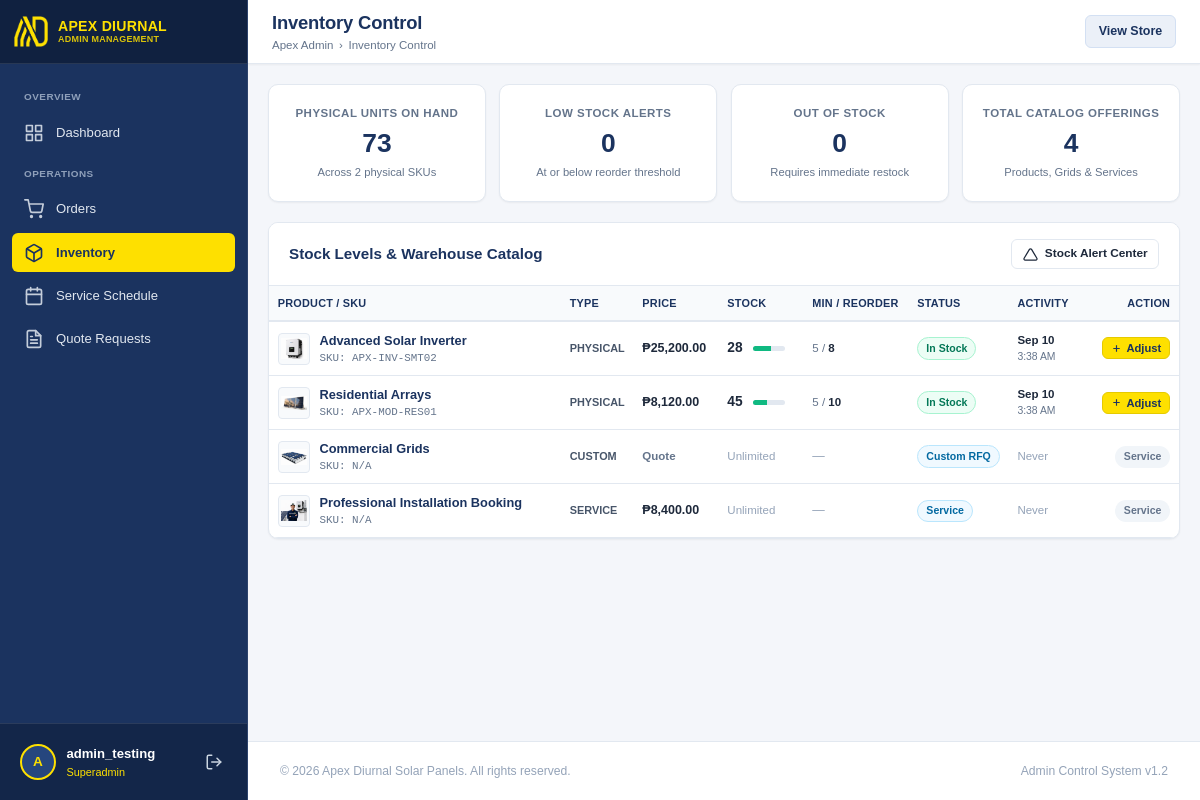
The page /admin/inventory/index.php (signed in) on the database its author committed.
### tables this page shows
CREATE TABLE IF NOT EXISTS inventory (
    id INT AUTO_INCREMENT PRIMARY KEY,
    product_id VARCHAR(50) NOT NULL UNIQUE,
    sku VARCHAR(50) NOT NULL UNIQUE,
    current_stock INT NOT NULL DEFAULT 0,
    min_stock_level INT NOT NULL DEFAULT 5,
    max_stock_level INT NOT NULL DEFAULT 100,
    reorder_point INT NOT NULL DEFAULT 10,
    last_updated TIMESTAMP DEFAULT CURRENT_TIMESTAMP ON UPDATE CURRENT_TIMESTAMP,
    FOREIGN KEY (product_id) REFERENCES products(id) ON DELETE CASCADE
);

CREATE TABLE IF NOT EXISTS products (
    id VARCHAR(50) PRIMARY KEY,
    name VARCHAR(255) NOT NULL,
    type ENUM('physical', 'service', 'custom') NOT NULL DEFAULT 'physical',
    base_price DECIMAL(10,2) NOT NULL DEFAULT 0.00,
    description TEXT,
    image VARCHAR(255),
    is_active TINYINT(1) NOT NULL DEFAULT 1,
    created_at TIMESTAMP DEFAULT CURRENT_TIMESTAMP
);

### admin/inventory/sync.php (called while the page is built, shortened)
<?php
function getInventoryItems(): array {
    $db = getConnection();
    $sql = "
        SELECT
            p.id AS product_id,
            p.name AS product_name,
            p.type AS product_type,
            p.base_price,
            p.image,
            COALESCE(i.id, 0) AS inventory_id,
            COALESCE(i.sku, 'N/A') AS sku,
            COALESCE(i.current_stock, 0) AS current_stock,
            COALESCE(i.min_stock_level, 5) AS min_stock_level,
            COALESCE(i.max_stock_level, 100) AS max_stock_level,
            COALESCE(i.reorder_point, 10) AS reorder_point,
            i.last_updated
        FROM products p
        LEFT JOIN inventory i ON p.id = i.product_id
        ORDER BY (p.type = 'physical') DESC, p.name ASC
    ";
    return $db->query($sql)->fetchAll(PDO::FETCH_ASSOC);
}

### admin/inventory/index.php (the view, shortened to what this page needs)
<?php
require_once __DIR__ . '/sync.php';
$items = getInventoryItems();
$totalPhysicalUnits = 0;
$lowStockCount = 0;
$outOfStockCount = 0;
$physicalItemCount = 0;
foreach ($items as $it) {
    if ($it['product_type'] === 'physical') {
        $physicalItemCount++;
        $stock = (int)$it['current_stock'];
        $totalPhysicalUnits += $stock;
    }
}
$extra_head = '<link rel="stylesheet" href="inventory.css">';
include __DIR__ . '/../includes/header.php';
?>
<div class="metrics-grid">
  <div class="metric-card">
    <div class="metric-details">
      <h3>Physical Units on Hand</h3>
      <div class="metric-value"><?php echo number_format($totalPhysicalUnits); ?></div>
      <div class="metric-subtext">Across <?php echo $physicalItemCount; ?> physical SKUs</div>
    </div>
  </div>
  <div class="metric-card">
    <div class="metric-details">
      <h3>Low Stock Alerts</h3>
      <div class="metric-value" style="<?php echo $lowStockCount > 0 ? 'color: #ea580c;' : ''; ?>">
        <?php echo $lowStockCount; ?>
      </div>
      <div class="metric-subtext">At or below reorder threshold</div>
    </div>
  </div>
  <div class="metric-card">
    <div class="metric-details">
      <h3>Out of Stock</h3>
      <div class="metric-value" style="<?php echo $outOfStockCount > 0 ? 'color: #dc2626;' : ''; ?>">
        <?php echo $outOfStockCount; ?>
      </div>
      <div class="metric-subtext">Requires immediate restock</div>
    </div>
  </div>
  <div class="metric-card">
    <div class="metric-details">
      <h3>Total Catalog Offerings</h3>
      <div class="metric-value"><?php echo count($items); ?></div>
      <div class="metric-subtext">Products, Grids & Services</div>
    </div>
  </div>
</div>
<div class="card">
  <div class="card-header">
    <div class="card-title">
      <span>Stock Levels & Warehouse Catalog</span>
    </div>
    <div style="display: flex; gap: 0.5rem;">
      <a href="alerts.php" class="btn btn-secondary btn-sm">
        <svg width="15" height="15" viewBox="0 0 24 24" fill="none" stroke="currentColor" stroke-width="2"><path d="M10.29 3.86L1.82 18a2 2 0 0 0 1.71 3h16.94a2 2 0 0 0 1.71-3L13.71 3.86a2 2 0 0 0-3.42 0z"></path></svg>
        <span>Stock Alert Center</span>
      </a>
    </div>
  </div>
  <div class="table-responsive">
    <table class="admin-table">
      <thead>
        <tr>
          <th>Product / SKU</th>
          <th style="width: 70px;">Type</th>
          <th style="width: 85px;">Price</th>
          <th style="width: 85px;">Stock</th>
          <th style="width: 105px;">Min / Reorder</th>
          <th style="width: 80px;">Status</th>
          <th style="width: 85px;">Activity</th>
          <th style="text-align: right; width: 85px;">Action</th>
        </tr>
      </thead>
      <tbody>
        <?php foreach ($items as $item):
          $isPhysical = ($item['product_type'] === 'physical');
          $stock = (int)$item['current_stock'];
          $max = max(1, (int)$item['max_stock_level']);
          $reorder = (int)$item['reorder_point'];
          $pct = min(100, round(($stock / $max) * 100));
          if (!$isPhysical) {
              $badgeClass = 'badge-processing';
              $badgeText = ($item['product_type'] === 'service') ? 'Service' : 'Custom RFQ';
          } elseif ($stock === 0) {
              $badgeClass = 'badge-outofstock';
              $badgeText = 'Out of Stock';
          } elseif ($stock <= $reorder) {
              $badgeClass = 'badge-lowstock';
              $badgeText = 'Low Stock';
          } else {
              $badgeClass = 'badge-instock';
              $badgeText = 'In Stock';
          }
        ?>
        <tr>
          <td>
            <div style="display: flex; align-items: center; gap: 0.6rem;">
              <?php if (!empty($item['image'])): ?>
                <img src="<?php echo $admin_base . '../' . htmlspecialchars($item['image']); ?>" alt="" style="width: 32px; height: 32px; object-fit: contain; background: #f8fafc; border-radius: 4px; border: 1px solid #e2e8f0; padding: 2px; flex-shrink: 0;">
              <?php else: ?>
                <div style="width: 32px; height: 32px; background: #e2e8f0; border-radius: 4px; display: flex; align-items: center; justify-content: center; font-size: 0.68rem; color: #64748b; flex-shrink: 0;">N/A</div>
              <?php endif; ?>
              <div style="min-width: 0;">
                <div style="font-weight: 700; color: var(--navy-primary); font-size: 0.8rem; white-space: nowrap; overflow: hidden; text-overflow: ellipsis; max-width: 220px;" title="<?php echo htmlspecialchars($item['product_name']); ?>">
                  <?php echo htmlspecialchars($item['product_name']); ?>
                </div>
                <div style="font-size: 0.68rem; color: var(--text-muted); font-family: monospace; white-space: nowrap;">SKU: <?php echo htmlspecialchars($item['sku']); ?></div>
              </div>
            </div>
          </td>
          <td>
            <span style="font-size: 0.68rem; text-transform: uppercase; font-weight: 700; color: #475569; white-space: nowrap;">
              <?php echo htmlspecialchars($item['product_type']); ?>
            </span>
          </td>
          <td style="font-weight: 600; white-space: nowrap;">
            <?php echo ($item['base_price'] > 0) ? '&#8369;' . number_format($item['base_price'], 2) : '<span style="color:var(--text-muted); font-size:0.72rem;">Quote</span>'; ?>
          </td>
          <td>
            <?php if ($isPhysical): ?>
              <div style="display: flex; align-items: center; gap: 0.35rem; white-space: nowrap;">
                <span style="font-weight: 700; font-size: 0.86rem; min-width: 20px;"><?php echo $stock; ?></span>
                <div style="width: 32px; height: 5px; background: #e2e8f0; border-radius: 9999px; overflow: hidden; flex-shrink: 0;" title="<?php echo $stock . ' / ' . $max . ' units (' . $pct . '%)'; ?>">
                  <div style="height: 100%; width: <?php echo $pct; ?>%; background: <?php echo ($stock <= $reorder) ? '#f59e0b' : '#10b981'; ?>;"></div>
                </div>
              </div>
            <?php else: ?>
              <span style="color: #94a3b8; font-size: 0.72rem; white-space: nowrap;">Unlimited</span>
            <?php endif; ?>
          </td>
          <td>
            <?php if ($isPhysical): ?>
              <div style="font-size: 0.72rem; white-space: nowrap; color: var(--text-muted);">
                <span><?php echo $item['min_stock_level']; ?></span> / <strong style="color:var(--text-main);"><?php echo $item['reorder_point']; ?></strong>
              </div>
            <?php else: ?>
              <span style="color: #94a3b8;">&mdash;</span>
            <?php endif; ?>
          </td>
          <td>
            <span class="badge <?php echo $badgeClass; ?>" style="font-size: 0.66rem; padding: 0.15rem 0.5rem;">
              <?php echo $badgeText; ?>
            </span>
          </td>
          <td>
            <?php if (!empty($item['last_updated'])): ?>
              <div style="font-size: 0.72rem; font-weight: 600; color: var(--text-main); white-space: nowrap;">
                <?php echo date('M j', strtotime($item['last_updated'])); ?>
              </div>
              <div style="font-size: 0.65rem; color: var(--text-muted); white-space: nowrap;">
                <?php echo date('g:i A', strtotime($item['last_updated'])); ?>
              </div>
            <?php else: ?>
              <span style="color: #94a3b8; font-size: 0.72rem;">Never</span>
            <?php endif; ?>
          </td>
          <td style="text-align: right; width: 85px; white-space: nowrap;">
            <?php if ($isPhysical): ?>
              <button
                type="button"
                class="btn btn-primary btn-sm"
                style="padding: 0.25rem 0.5rem; font-size: 0.7rem; gap: 0.25rem;"
                onclick="openStockModal('<?php echo htmlspecialchars($item['product_id']); ?>', '<?php echo htmlspecialchars(addslashes($item['product_name'])); ?>', <?php echo $stock; ?>)">
                <svg width="11" height="11" viewBox="0 0 24 24" fill="none" stroke="currentColor" stroke-width="2.5"><path d="M12 5v14M5 12h14"/></svg>
                <span>Adjust</span>
              </button>
            <?php else: ?>
              <span class="badge" style="background: #f1f5f9; color: #64748b; font-size: 0.66rem; font-weight: 600;">Service</span>
            <?php endif; ?>
          </td>
        </tr>
        <?php endforeach; ?>
      </tbody>
    </table>
  </div>
</div>
<?php include __DIR__ . '/../includes/footer.php'; ?>

### admin/assets/css/admin.css (style rules this page uses)
:root { --navy-primary: #1b335f; --navy-dark: #102140; --navy-light: #26467e; --navy-subtle: #ebf0f8; --yellow-accent: #fee000; --yellow-hover: #e5ca00; --bg-page: #f4f6fa; --bg-card: #ffffff; --border-color: #e2e8f0; --text-main: #1e293b; --text-muted: #64748b; --text-light: #94a3b8; --sidebar-width: 248px; --header-height: 64px; --success: #10b981; --success-bg: #ecfdf5; --warning: #f59e0b; --warning-bg: #fffbeb; --danger: #ef4444; --danger-bg: #fef2f2; --info: #0284c7; --info-bg: #f0f9ff; --shadow-sm: 0 1px 2px 0 rgba(0, 0, 0, 0.05); --shadow-md: 0 4px 6px -1px rgba(0, 0, 0, 0.07), 0 2px 4px -2px rgba(0, 0, 0, 0.05); --shadow-lg: 0 10px 15px -3px rgba(0, 0, 0, 0.08), 0 4px 6px -4px rgba(0, 0, 0, 0.04); --radius-sm: 6px; --radius-md: 10px; --radius-lg: 16px; }
* { box-sizing: border-box; margin: 0; padding: 0; }
body { font-family: Verdana, Geneva, Tahoma, sans-serif; background-color: var(--bg-page); color: var(--text-main); line-height: 1.5; -webkit-font-smoothing: antialiased; min-height: 100vh; overflow-x: hidden; max-width: 100%; }
a { color: inherit; text-decoration: none; }
.btn { display: inline-flex; align-items: center; justify-content: center; gap: 0.45rem; padding: 0.5rem 1rem; font-size: 0.82rem; font-weight: 600; border-radius: var(--radius-sm); border: 1px solid transparent; cursor: pointer; transition: all 0.2s ease; text-decoration: none; white-space: nowrap; }
.btn-primary { background-color: var(--yellow-accent); color: var(--navy-primary); border-color: #e5ca00; }
.btn-secondary { background-color: #ffffff; color: var(--text-main); border-color: var(--border-color); }
.btn-sm { padding: 0.32rem 0.65rem; font-size: 0.74rem; white-space: nowrap; }
.metrics-grid { display: grid; grid-template-columns: repeat(4, 1fr); gap: 0.85rem; margin-bottom: 1.25rem; }
.metric-card { background: var(--bg-card); border-radius: var(--radius-md); padding: 1.25rem 1rem; box-shadow: var(--shadow-sm); border: 1px solid var(--border-color); display: flex; flex-direction: column; align-items: center; justify-content: center; text-align: center; gap: 0.25rem; min-width: 0; transition: transform 0.2s, box-shadow 0.2s; }
.metric-details { min-width: 0; width: 100%; display: flex; flex-direction: column; align-items: center; justify-content: center; text-align: center; }
.metric-details h3 { font-size: 0.72rem; text-transform: uppercase; letter-spacing: 0.04em; color: var(--text-muted); margin-bottom: 0.35rem; white-space: nowrap; overflow: hidden; text-overflow: ellipsis; font-weight: 700; text-align: center; width: 100%; }
.metric-value { font-size: 1.65rem; font-weight: 700; color: var(--navy-primary); line-height: 1.2; text-align: center; width: 100%; margin-bottom: 0.2rem; }
.metric-subtext { font-size: 0.7rem; color: var(--text-muted); margin-top: 0.1rem; white-space: nowrap; overflow: hidden; text-overflow: ellipsis; text-align: center; width: 100%; }
.card { background: var(--bg-card); border-radius: var(--radius-md); box-shadow: var(--shadow-sm); border: 1px solid var(--border-color); margin-bottom: 1.5rem; overflow: hidden; }
.card-header { padding: 1rem 1.25rem; border-bottom: 1px solid var(--border-color); display: flex; align-items: center; justify-content: space-between; background: #ffffff; }
.card-title { font-size: 0.95rem; font-weight: 700; color: var(--navy-primary); display: flex; align-items: center; gap: 0.45rem; }
.table-responsive { width: 100%; max-width: 100%; overflow-x: auto; -webkit-overflow-scrolling: touch; box-sizing: border-box; scrollbar-width: none; -ms-overflow-style: none; }
.admin-table { width: 100%; border-collapse: collapse; text-align: left; font-size: 0.78rem; }
.admin-table th { background: #f8fafc; color: var(--navy-primary); font-weight: 700; font-size: 0.68rem; text-transform: uppercase; letter-spacing: 0.02em; padding: 0.55rem 0.55rem; border-bottom: 2px solid var(--border-color); white-space: nowrap; }
.admin-table td { padding: 0.55rem 0.55rem; border-bottom: 1px solid var(--border-color); vertical-align: middle; }
.badge { display: inline-flex; align-items: center; gap: 0.25rem; padding: 0.2rem 0.55rem; font-size: 0.7rem; font-weight: 700; border-radius: 9999px; text-transform: capitalize; white-space: nowrap; }
.badge-processing { background: var(--info-bg); color: #0369a1; border: 1px solid #bae6fd; }
.badge-delivered, .badge-completed, .badge-accepted, .badge-instock { background: var(--success-bg); color: #047857; border: 1px solid #a7f3d0; }

### rows shown on the page
inventory: product.image (picture), product.name "Advanced Solar Inverter", sku "APX-INV-SMT02", product.type "PHYSICAL", product.base_price "25,200.00", stock "28", $pct 56 (drawn), min_stock_level "5", reorder_point "8", badgeText "In Stock", last_updated "Sep 10", last_updated "3:38 AM"
inventory: product.image (picture), product.name "Residential Arrays", sku "APX-MOD-RES01", product.type "PHYSICAL", product.base_price "8,120.00", stock "45", min_stock_level "5", reorder_point "10", badgeText "In Stock", last_updated "Sep 10", last_updated "3:38 AM"
products: image (picture), name "Commercial Grids", sku "N/A", type "CUSTOM", base_price "Quote", shows "Unlimited", type "Custom RFQ", shows "Never", shows "Service"
products: image (picture), name "Professional Installation Booking", sku "N/A", type "SERVICE", base_price "8,400.00", shows "Unlimited", type "Service", shows "Never"

### other values the page prints
substr($adminUser['username'] ?? 'A', 0, 1) "A"
$adminUser['username'] "admin_testing"
$adminUser['role'] "Superadmin"
$page_title "Inventory Control"
$totalPhysicalUnits "73"
$physicalItemCount "2"
$lowStockCount "0"
$outOfStockCount "0"
count($items) "4"
